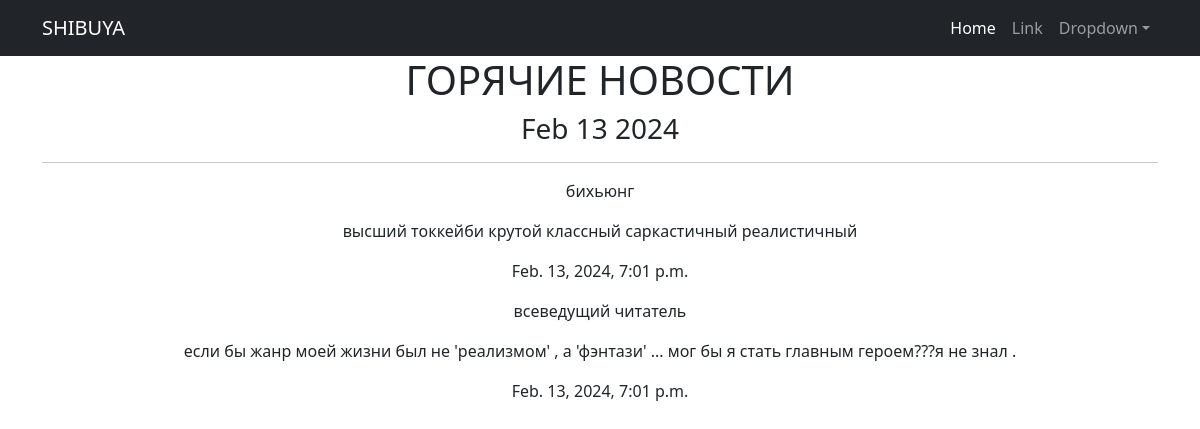
The app's page /new_list/ with its own data.
### news/models.py (models this page shows, shortened)
class Product(models.Model):
    name = models.CharField(
        max_length=50,
        unique=True,  # названия товаров не должны повторяться
    )
    description = models.TextField()
    dateCreation = models.DateTimeField(auto_now_add=True)
    category = models.ForeignKey(
        to='Category',
        on_delete=models.CASCADE,
        related_name='products',  # все продукты в категории будут доступны через поле products
    )

### news/views.py (the view)
# urls.py: path('', ProductsList.as_view()),
class ProductsList(ListView):
    model = Product
    ordering = 'name'
    template_name = 'products.html'
    context_object_name = 'products'
    def get_context_data(self, **kwargs):
        context = super().get_context_data(**kwargs)
        context['time_now'] = datetime.utcnow()
        context['next_sale'] = "Распродажа в среду!"
        return context

### templates/products.html (shortened to what this page needs)
{% extends 'flatpages/default.html' %}
{% load custom_filters %}
{% block content %}
   <h1>ГОРЯЧИЕ НОВОСТИ</h1>
   <h3>{{ time_now|date:'M d Y' }}</h3>
   <hr>
   {% if products %}
           {% for product in products %}
           <tr>
                    <p><td>{{ product.name }}</td></p>
                    <p><td>{{ product.description|censor }}</td></p>
                    <p><td>{{ product.dateCreation}}</td> </p>
           </tr>
           {% endfor %}
   {% endif %}
{% endblock content %}

### templates/flatpages/default.html (shortened to what this page needs)
<!DOCTYPE html>
<html lang="en">
    <head>
        {% load static %}
        <link href="{% static 'css/styles.css' %}" rel="stylesheet" />
    </head>
    <body>
        <nav class="navbar navbar-expand-lg navbar-dark bg-dark">
            <div class="container">
                <a class="navbar-brand" href="#">SHIBUYA</a>
                <div class="collapse navbar-collapse" id="navbarSupportedContent">
                    <ul class="navbar-nav ms-auto mb-2 mb-lg-0">
                        <li class="nav-item"><a class="nav-link active" aria-current="page" href="#">Home</a></li>
                        <li class="nav-item"><a class="nav-link" href="#">Link</a></li>
                        <li class="nav-item dropdown">
                            <a class="nav-link dropdown-toggle" id="navbarDropdown" href="#" role="button" data-bs-toggle="dropdown" aria-expanded="false">Dropdown</a>
                        </li>
                    </ul>
                </div>
            </div>
        </nav>
            <div class="container">
            <div class="row">
                <div class="col-lg-12 text-center">
                     {% block content %}
                     {% endblock content %}
                </div>
            </div>
        </div>
    </body>
</html>

### records on screen
Product: name "бихьюнг", description|censor "высший токкейби крутой классный саркастичный реалистичный", dateCreation "Feb. 13, 2024, 7:01 p.m."
Product: name "всеведущий читатель", description|censor "если бы жанр моей жизни был не 'реализмом' , а 'фэнтази' ... мог бы я стать главным героем???я не знал .", dateCreation "Feb. 13, 2024, 7:01 p.m."

### other values on screen
{{ time_now|date:'M d Y' }} "Feb 13 2024"
